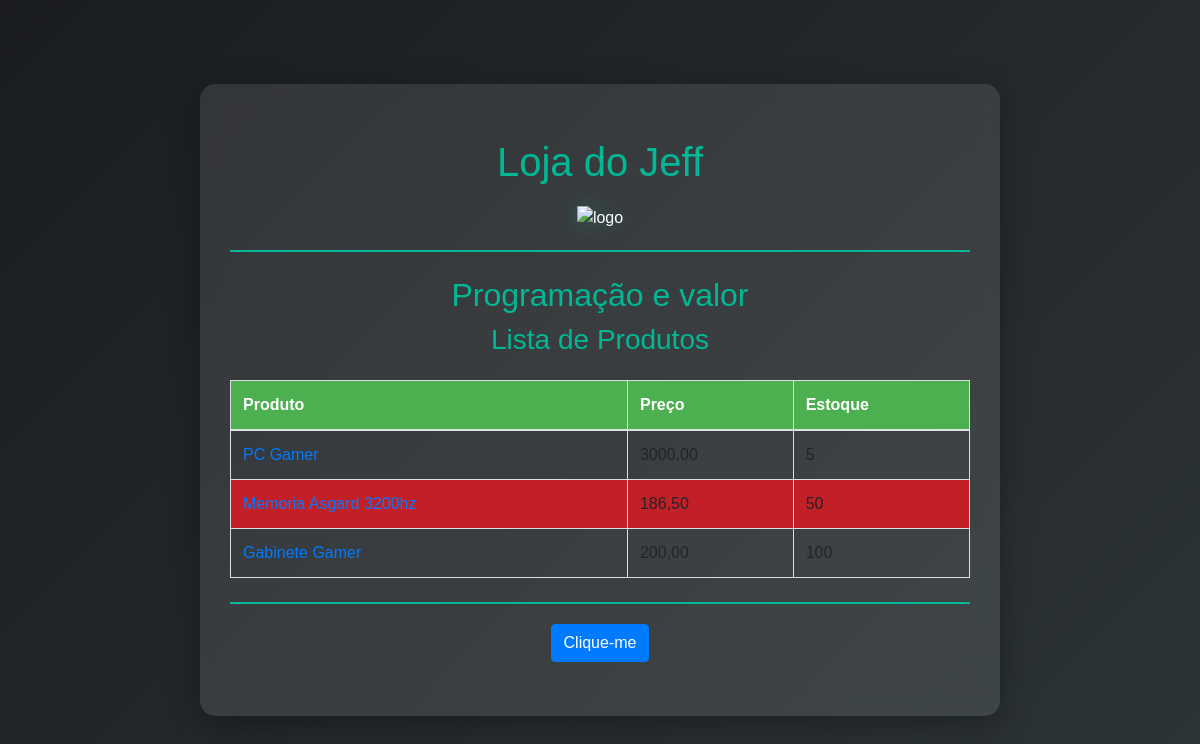
The page / on the database its author committed.
### core/models.py (models this page shows, shortened)
class Produto(models.Model):
    nome = models.CharField('nome', max_length=100)
    preco = models.DecimalField('preco', decimal_places=2, max_digits=8)
    descricao = models.TextField(null=True, blank=True)
    estoque = models.IntegerField('Quantidade em estoque')
    imagem = models.ImageField('imagem', upload_to='produtos/', null=True, blank=True)

### core/views.py (the view)
# urls.py: path('', index, name='index'),
def index(request):
    produtos = Produto.objects.all()
    context = {
        'curso': 'Programação e valor',
        'outra': 'Lista de Produtos',
        'produtos': produtos
    }
    return render(request, 'index.html', context,)

### core/templates/index.html (shortened to what this page needs)
{% load static %}
<!DOCTYPE html>
<html lang="en">
  <head>
    <link
      href="https://stackpath.bootstrapcdn.com/bootstrap/4.5.2/css/bootstrap.min.css"
      rel="stylesheet"
    />
    <link rel="stylesheet" href="{% static 'css/estilos.css' %}" />
    <link
      rel="stylesheet"
      href="https://cdn.jsdelivr.net/npm/sweetalert2@11.0.18/dist/sweetalert2.min.css"
    />
  </head>
  <body>
    <div class="container">
      <header class="text-center my-4">
        <h1>Loja do Jeff</h1>
        <img
          src="{% static 'imagens/logo.png' %}"
          alt="logo"
          class="logo img-fluid"
        />
      </header>
      <main>
        <section class="course-info text-center my-4">
          <h2>{{ curso }}</h2>
          <h3>{{ outra }}</h3>
        </section>
        <section class="product-list">
          <table class="table table-bordered">
            <thead>
              <tr>
                <th>Produto</th>
                <th>Preço</th>
                <th>Estoque</th>
              </tr>
            </thead>
            <tbody>
              {% for produto in produtos %}
              <tr>
                <td>
                  <a href="{% url 'produto' produto.id %}"
                    >{{ produto.nome }}</a
                  >
                </td>
                <td>{{ produto.preco }}</td>
                <td>{{ produto.estoque }}</td>
              </tr>
              {% endfor %}
            </tbody>
          </table>
        </section>
      </main>
      <footer class="text-center my-4">
        <button class="btn btn-primary" onclick="teste();">Clique-me</button>
      </footer>
    </div>
  </body>
</html>

### core/static/css/estilos.css (style rules this page uses)
body { background: linear-gradient(135deg, #1a1c20 0%, #2d3436 100%); color: #ffffff; font-family: "Arial", sans-serif; margin: 0; padding: 20px; min-height: 100vh; display: flex; justify-content: center; align-items: center; text-align: center; }
a { text-decoration: none; color: #007bff; }
.container { background: rgba(255, 255, 255, 0.1); backdrop-filter: blur(10px); border-radius: 15px; padding: 30px; max-width: 800px; margin: 0 auto; box-shadow: 0 8px 32px rgba(0, 0, 0, 0.3); width: 80%; }
header { text-align: center; margin-bottom: 40px; border-bottom: 2px solid #00b894; padding-bottom: 20px; }
header h1 { color: #00b894; font-size: 2.5em; margin-bottom: 20px; }
header .logo { width: 800px; height: 400px; filter: drop-shadow(0 0 10px rgba(0, 184, 148, 0.3)); }
.course-info { margin: 20px 0; }
.course-info h2, .course-info h3 { color: #00b894; }
.product-list table { width: 100%; border-collapse: collapse; margin: 20px 0; }
.product-list th, .product-list td { border: 1px solid #ddd; padding: 12px; text-align: left; }
.product-list th { background-color: #4caf50; color: white; }
.product-list tr:nth-child(even) { background-color: #c21f27; }
footer { text-align: center; margin-top: 40px; padding-top: 20px; border-top: 2px solid #00b894; }

### rows shown on the page
Produto: nome "PC Gamer", preco "3000,00", estoque "5"
Produto: nome "Memoria Asgard 3200hz", preco "186,50", estoque "50"
Produto: nome "Gabinete Gamer", preco "200,00", estoque "100"

### other values the page prints
{{ curso }} "Programação e valor"
{{ outra }} "Lista de Produtos"
